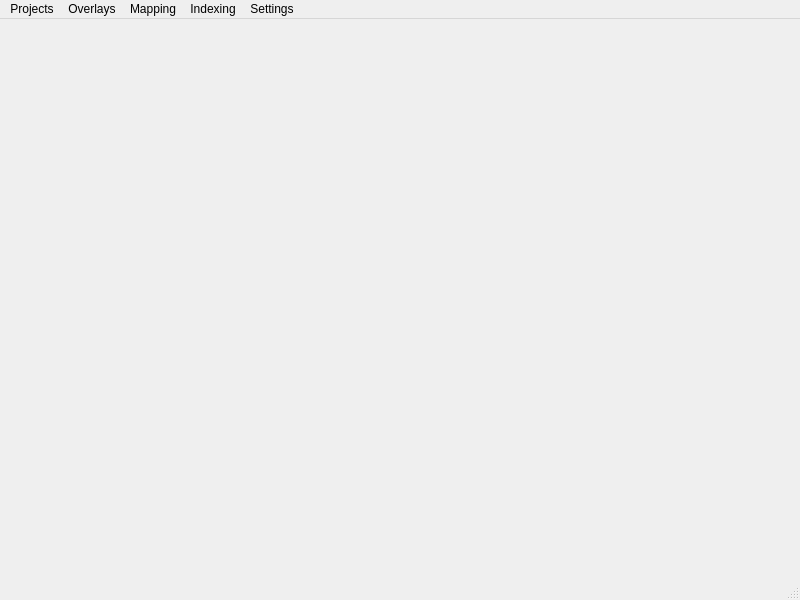
<?xml version="1.0" encoding="UTF-8"?>
<ui version="4.0">
 <class>MainWindow</class>
 <widget class="QMainWindow" name="MainWindow">
  <property name="geometry">
   <rect>
    <x>0</x>
    <y>0</y>
    <width>800</width>
    <height>600</height>
   </rect>
  </property>
  <property name="windowTitle">
   <string>PolyLaue</string>
  </property>
  <widget class="QWidget" name="central_widget">
   <layout class="QVBoxLayout" name="verticalLayout">
    <item>
     <widget class="QLabel" name="info_label">
      <property name="sizePolicy">
       <sizepolicy hsizetype="Preferred" vsizetype="Fixed">
        <horstretch>0</horstretch>
        <verstretch>0</verstretch>
       </sizepolicy>
      </property>
      <property name="text">
       <string/>
      </property>
      <property name="alignment">
       <set>Qt::AlignCenter</set>
      </property>
     </widget>
    </item>
    <item>
     <layout class="QVBoxLayout" name="image_view_layout"/>
    </item>
   </layout>
  </widget>
  <widget class="QMenuBar" name="menubar">
   <property name="geometry">
    <rect>
     <x>0</x>
     <y>0</y>
     <width>800</width>
     <height>24</height>
    </rect>
   </property>
   <widget class="QMenu" name="menu_projects">
    <property name="title">
     <string>Projects</string>
    </property>
    <addaction name="action_open_project_navigator"/>
   </widget>
   <widget class="QMenu" name="menu_overlays">
    <property name="title">
     <string>Overlays</string>
    </property>
    <addaction name="action_overlays_reflections"/>
   </widget>
   <widget class="QMenu" name="menu_mapping">
    <property name="title">
     <string>Mapping</string>
    </property>
    <addaction name="action_regions_manager"/>
    <addaction name="action_hkl_regions_manager"/>
   </widget>
   <widget class="QMenu" name="menu_indexing">
    <property name="title">
     <string>Indexing</string>
    </property>
    <addaction name="action_select_indexing_points"/>
   </widget>
   <widget class="QMenu" name="menu_settings">
    <property name="title">
     <string>Settings</string>
    </property>
    <addaction name="action_apply_background_subtraction"/>
    <addaction name="action_enable_live_acquisition"/>
   </widget>
   <addaction name="menu_projects"/>
   <addaction name="menu_overlays"/>
   <addaction name="menu_mapping"/>
   <addaction name="menu_indexing"/>
   <addaction name="menu_settings"/>
  </widget>
  <widget class="QStatusBar" name="status_bar"/>
  <action name="action_open_series">
   <property name="text">
    <string>Open Series</string>
   </property>
  </action>
  <action name="actionProject_Navigator">
   <property name="text">
    <string>Project Navigator</string>
   </property>
  </action>
  <action name="action_open_project_navigator">
   <property name="text">
    <string>Navigator</string>
   </property>
  </action>
  <action name="action_open_predicted_reflections">
   <property name="text">
    <string>Open Predicted Reflections</string>
   </property>
  </action>
  <action name="action_overlays_reflections">
   <property name="text">
    <string>Reflections</string>
   </property>
  </action>
  <action name="action_regions_manager">
   <property name="text">
    <string>Regions</string>
   </property>
  </action>
  <action name="action_hkl_regions_manager">
   <property name="text">
    <string>HKL Regions</string>
   </property>
  </action>
  <action name="action_select_indexing_points">
   <property name="text">
    <string>Select Points</string>
   </property>
  </action>
  <action name="action_apply_background_subtraction">
   <property name="checkable">
    <bool>true</bool>
   </property>
   <property name="checked">
    <bool>true</bool>
   </property>
   <property name="text">
    <string>Apply Background Subtraction</string>
   </property>
  </action>
  <action name="action_enable_live_acquisition">
   <property name="checkable">
    <bool>true</bool>
   </property>
   <property name="text">
    <string>Enable Live Acquisition</string>
   </property>
   <property name="toolTip">
    <string>&lt;html&gt;&lt;head/&gt;&lt;body&gt;&lt;p&gt;If enabled, the application will automatically watch for new scan data for the currently viewed series. When enough new files are created in the current series' data folder to complete a new scan, the new scan will automatically be added to the currently viewed series, and the current scan number automatically changed to the new scan number.&lt;/p&gt;&lt;/body&gt;&lt;/html&gt;</string>
   </property>
  </action>
 </widget>
 <resources/>
 <connections/>
</ui>
